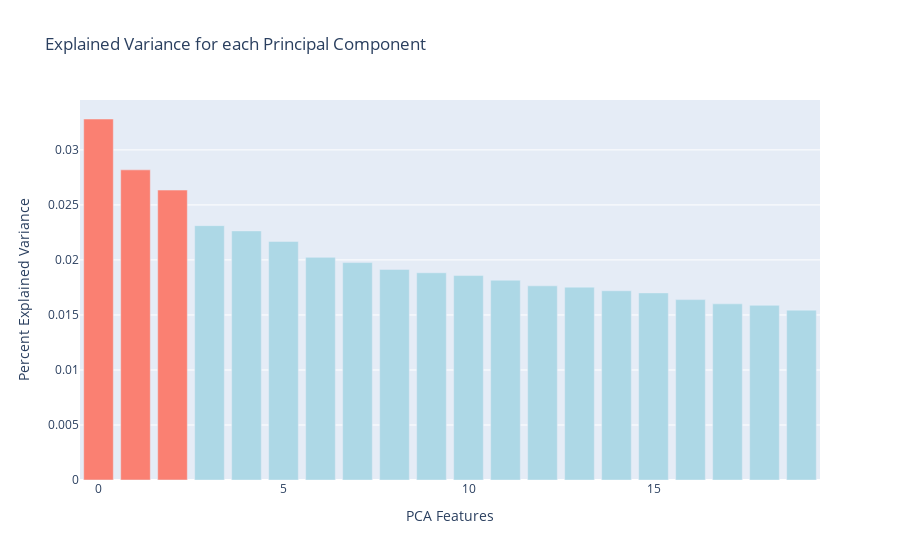

Notebook cell for this chart:
### Code cell
#Apply Principal Component Analysis for dimensionality reduction
pca = PCA(n_components=20)
principalComponents = pca.fit_transform(scaled_features)
features = list(range(pca.n_components_))

colors = ['lightblue',] * 30
colors[0:2] = ['salmon']*3

fig = go.Figure()
fig.add_trace(go.Bar(x=features,y=pca.explained_variance_ratio_,marker_color=colors))
fig.update_layout(title='Explained Variance for each Principal Component',
                  xaxis_title='PCA Features',
                  yaxis_title='Percent Explained Variance',
                 )
fig.show()

### Figure 1 — Plotly figure (JSON) as saved in the notebook; plotly's stock layout.template omitted (floating-point values rounded to 4 significant figures)
{"data": [{"marker": {"color": ["salmon", "salmon", "salmon", "lightblue", "lightblue", "lightblue", "lightblue", "lightblue", "lightblue", "lightblue", "lightblue", "lightblue", "lightblue", "lightblue", "lightblue", "lightblue", "lightblue", "lightblue", "lightblue", "lightblue", "lightblue", "lightblue", "lightblue", "lightblue", "lightblue", "lightblue", "lightblue", "lightblue", "lightblue", "lightblue", "lightblue"]}, "type": "bar", "x": [0, 1, 2, 3, 4, 5, 6, 7, 8, 9, 10, 11, 12, 13, 14, 15, 16, 17, 18, 19], "y": [0.03281, 0.02819, 0.02635, 0.02312, 0.02264, 0.02168, 0.02023, 0.01976, 0.01914, 0.01884, 0.01858, 0.01816, 0.01765, 0.01753, 0.0172, 0.017, 0.01639, 0.01601, 0.01587, 0.01544]}], "layout": {"autosize": true, "title": {"text": "Explained Variance for each Principal Component"}, "xaxis": {"autorange": true, "range": [-0.5, 19.5], "title": {"text": "PCA Features"}, "type": "linear"}, "yaxis": {"autorange": true, "range": [0, 0.03453], "title": {"text": "Percent Explained Variance"}, "type": "linear"}}}
